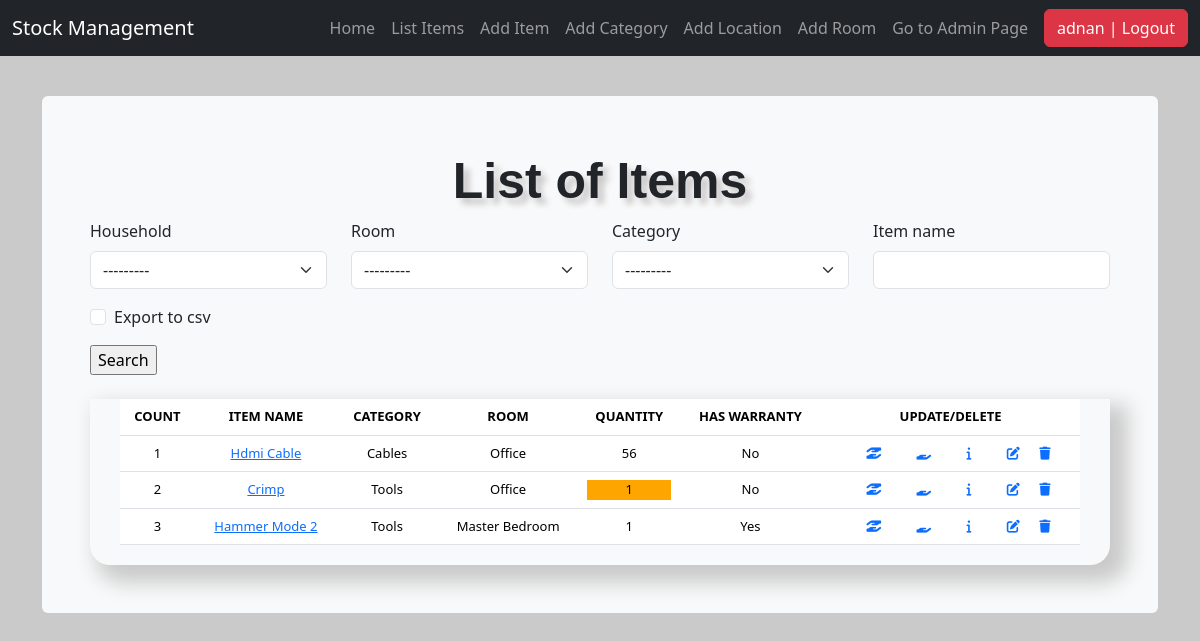
The app's page /list_items/ (signed in) with its own data.
### stockmgmt/models.py (models this page shows, shortened)
class Stock(models.Model):
    household = models.ForeignKey(
        Household, on_delete=models.CASCADE, blank=True)
    room = models.ForeignKey(Room, on_delete=models.CASCADE, blank=True)
    location = models.ForeignKey(
        Location, on_delete=models.CASCADE, blank=True)
    category = models.ForeignKey(
        Category, on_delete=models.CASCADE, blank=True)
    item_name = models.CharField(max_length=50, blank=True, null=True)
    quantity = models.IntegerField(default='0', blank=True, null=True)
    receive_quantity = models.IntegerField(default='0', blank=True, null=True)
    receive_by = models.CharField(max_length=50, blank=True, null=True)
    issue_quantity = models.IntegerField(default='0', blank=True, null=True)
    issue_by = models.CharField(max_length=50, blank=True, null=True)
    issue_to = models.CharField(max_length=50, blank=True, null=True)
    item_usage = models.TextField(max_length=500, blank=True, null=True)
    phone_number = models.CharField(max_length=50, blank=True, null=True)
    created_by = models.CharField(max_length=50, blank=True, null=True)
    reorder_level = models.IntegerField(default='3', blank=True, null=True)
    timestamp = models.DateTimeField(auto_now_add=True, auto_now=False)
    last_updated = models.DateTimeField(auto_now_add=False, auto_now=True)
    has_warranty = models.BooleanField(default=False, blank=False, null=True)
    item_notes = models.TextField(max_length=500, blank=True, null=True)

class Category(models.Model):
    name = models.CharField(max_length=50, blank=True, null=True,
                            help_text="What category is the item related to? (such Cables/Computer Parts/Tools?)")
    def __str__(self):
        return self.name.title() if self.name else ""

class Room(models.Model):
    name = models.CharField(max_length=50, blank=True,
                            null=True, help_text="Which room is the item at?")
    def __str__(self):
        return self.name.title() if self.name else ""

### stockmgmt/views.py (the view, shortened to what this page needs)
# urls.py: path('list_items/', views.list_items, name='list_items'),
@login_required
def list_items(request):
    title = 'List of Items'
    form = StockSearchForm(request.POST or None)
    queryset = Stock.objects.all()
    context = {
        "form": form,
        "title": title,
        "queryset": queryset,
    }
    return render(request, "./includes/list_items.html", context)

### stockmgmt/forms.py
class StockSearchForm(forms.ModelForm):
    export_to_CSV = forms.BooleanField(required=False)
    start_date = forms.DateTimeField(required=False)
    end_date = forms.DateTimeField(required=False)
    class Meta:
        model = Stock
        fields = [
            'household',
            'room',
            'category',
            'item_name',
            'start_date',
            'end_date'
        ]

### stockmgmt/models.py (called while the page is built)
    def __str__(self):
        return self.name.title() if self.name else ""

### stockmgmt/templates/includes/list_items.html (shortened to what this page needs)
{% extends 'base.html' %}
{% load crispy_forms_tags %}
{% block content %}
<form method="POST" action="">{% csrf_token %}
    <div class="row">
        <div class="col-3">
            {{ form.household|as_crispy_field }}
        </div>
        <div class="col-3">
            {{ form.room|as_crispy_field }}
        </div>
        <div class="col-3">
            {{ form.category|as_crispy_field }}
        </div>
        <div class="col-3">
            {{ form.item_name|as_crispy_field }}
        </div>
    </div>
    <div class="row">
        <div class="col">
            {{ form.export_to_CSV|as_crispy_field }}
        </div>
    </div>
    <input type="submit" value="Search" />
</form>
<br>
<div class="display_table">
    <table class="table">
        <thead>
            <tr>
                <th>COUNT</th>
                <th>ITEM NAME</th>
                <th>CATEGORY</th>
                <th>ROOM</th>
                <th>QUANTITY</th>
                <th>HAS WARRANTY</th>
                <th>UPDATE/DELETE</th>
            </tr>
        </thead>
        {% for instance in queryset %}
        <tr>
            <td>{{forloop.counter}}</td>
            <td><a href="{% url 'update_items' instance.id %}">{{instance.item_name|title}}</a></td>
            <td>{{instance.category}}</td>
            <td>{{instance.room}}</td>
            <td>
                {% if instance.quantity <= instance.reorder_level %}
                <div style="background-color: orange;">
                    {{instance.quantity}}</a>
                </div>
                {% else %}
                {{instance.quantity}}</a>
                {% endif %}
            </td>
            <td>{% if instance.has_warranty %}
                Yes
                {% else %}
                No
                {% endif %}
            </td>
            <td><a href="{% url 'receive_items' instance.id %}"><i class="fa-solid fa-hand-holding-hand px-3"
                        data-toggle="tooltip" data-placement="top" title="Item In"></i></a>
                <a href="{% url 'issue_items' instance.id %}"><i class="fa-solid fa-hand-holding px-3"
                        data-toggle="tooltip" data-placement="top" title="Item Out"></i></a>
                <a href="{% url 'item_detail' instance.id %}"><i class="fa-solid fa-info px-3"></i></a>
                <a href="{% url 'update_items' instance.id %}"><i class="fa-solid fa-pen-to-square px-3"></i></a>
                <a href="{% url 'delete_items' instance.id %}"><i class="fa-solid fa-trash"></i></a></td>
        </tr>
        {% endfor %}
    </table>
</div>
{% endblock %}

### stockmgmt/templates/partials/nav.html (shortened to what this page needs)
<nav class="navbar navbar-expand-md navbar-dark fixed-top bg-dark">
    <div class="container-fluid">
        <a class="navbar-brand" href="#">Stock Management</a>
        <div class="collapse navbar-collapse d-flex justify-content-end" id="navbarCollapse">
            <ul class="navbar-nav ms-auto me-2 my-lg-0">
                <li class="nav-item">
                    <a class="nav-link" aria-current="page" href="{% url 'home' %}">Home</a>
                </li>
                {% if request.user.is_authenticated %}
                <li class="nav-item">
                    <a class="nav-link" href="{% url 'list_items' %}">List Items</a>
                </li>
                {% if request.user.is_authenticated %}
                <li class="nav-item">
                    <a class="nav-link" href="{% url 'add_items' %}">Add Item</a>
                </li>
                {% endif %}
                {% if request.user.is_superuser %}
                <li class="nav-item">
                    <a class="nav-link" href="{% url 'add_category' %}">Add Category</a>
                </li>
                <li class="nav-item">
                    <a class="nav-link" href="{% url 'add_location' %}">Add Location</a>
                </li>
                <li class="nav-item">
                    <a class="nav-link" href="{% url 'add_room' %}">Add Room</a>
                </li>
                <li class="nav-item">
                    <a class="nav-link" href="{% url 'admin:index' %}">Go to Admin Page</a>
                </li>
                {% endif %}
                {% endif %}
            </ul>
            <ul class="navbar-nav">
                {% if request.user.is_authenticated %}
                <li><a href="/accounts/logout"><button class="btn btn-danger">{{ user }} | Logout</button></a></li>
                {% else %}
                <li><a href="/accounts/login">Login</a></li>
                {% endif %}
            </ul>
        </div>
    </div>
</nav>

### stockmgmt/static/css/style.css (style rules this page uses)
body { background-color: #cacaca; }
.table { font-size: 13px; text-align: center; width: 95%; margin: auto; text-align: center; }
.table tr:nth-child(odd) { background: #cacaca }
.table tr:nth-child(even) { background: #e9e9e9 }
th { color: #000000; }
.display_table { border-bottom-right-radius: 20px; border-bottom-left-radius: 20px; padding-left: 5px; padding-right: 5px; padding-bottom: 20px; box-shadow: 12px 12px 20px 6px #cacaca; }
.ui-datepicker tbody, td, tfoot, th, thead, tr { padding: 5px; }

### records on screen
Stock: item_name "Hdmi Cable", category "Cables", room "Office", quantity "56", has_warranty "No"
Stock: item_name "Crimp", category "Tools", room "Office", quantity "1", has_warranty "No"
Stock: item_name "Hammer Mode 2", category "Tools", room "Master Bedroom", quantity "1", has_warranty "Yes"

### other values on screen
{{ user }} "adnan"
{{ title }} "List of Items"
